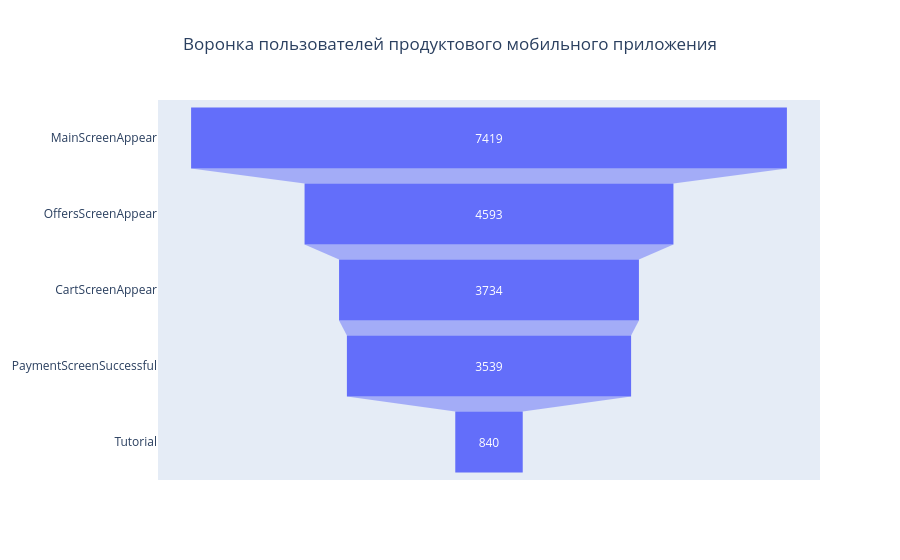

The notebook cell saved with this chart:
### Markdown cell above
Исходя из приведенных этапов очередность выполнения действий должна быть следующая:
* Изучение руководства пользователя (шаг **Tutorial**);
* Просмотр главного экрана приложения (шаг **MainScreenAppear**);
* Просмотр окна с предложениями товаров (шаг **OffersScreenAppear**);
* Переход на окно оформления заказа (шаг **CartScreenAppear**);
* Оплата заказа (шаг **PaymentScreenSuccessful**);

На деле же большая часть опльзователей минует шаг изучения руководства и приступает к практическому взаимодействию с интерфейсом приложения. Поэтому "на деле" для большинства характерна следующая последовательность действий, минуя изучение руководства:
* Просмотр главного экрана приложения (шаг **MainScreenAppear**);
* Просмотр окна с предложениями товаров (шаг **OffersScreenAppear**);
* Переход на окно оформления заказа (шаг **CartScreenAppear**);
* Оплата заказа (шаг **PaymentScreenSuccessful**);

### Code cell
# построим воронку пользователей - для этого построим интерактивный график воронки с помощью библиотеки plotly
from plotly import graph_objects as go
fig = go.Figure()
fig = go.Figure(go.Funnel(
    y = users_pivot.index,
    x = users_pivot['device_id_hash']))
fig.update_layout(title='Воронка пользователей продуктового мобильного приложения', title_x = 0.5)
fig.show()

### Figure 1 — Plotly figure (JSON) as saved in the notebook; plotly's stock layout.template omitted (floating-point values rounded to 4 significant figures)
{"data": [{"type": "funnel", "x": [7419, 4593, 3734, 3539, 840], "y": ["MainScreenAppear", "OffersScreenAppear", "CartScreenAppear", "PaymentScreenSuccessful", "Tutorial"]}], "layout": {"title": {"text": "Воронка пользователей продуктового мобильного приложения", "x": 0.5}}}
